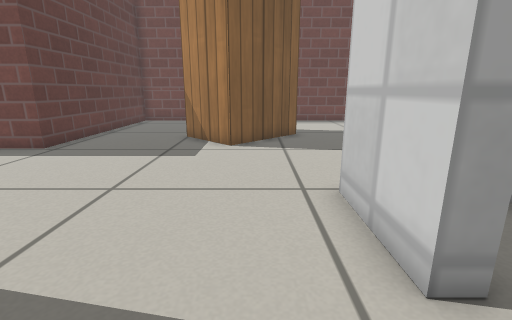
View 1 (above)

14 first-person views from a walk through a Gazebo world. The camera is 0.5 m above the floor, tilts 14° down and sees 85° across. The floor is counted in squares, 0.25 m on a side. Each view is taken from the middle of a square. On the plan, view 1 faces up. The plan holds only what a view shows up to about 16 squares ahead; the rest is blank. The place goes on beyond the plan. Gazebo's built-in surfaces are drawn with simple patterns.

View 2
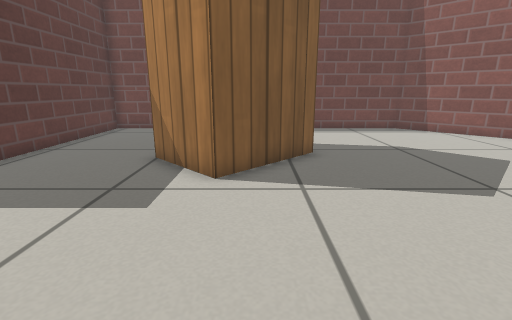

View 3
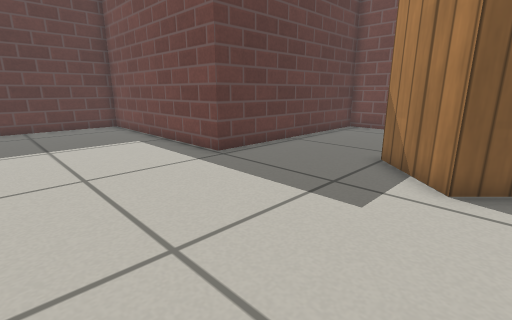

View 4
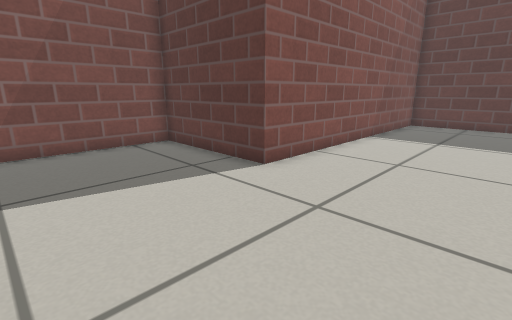

View 5
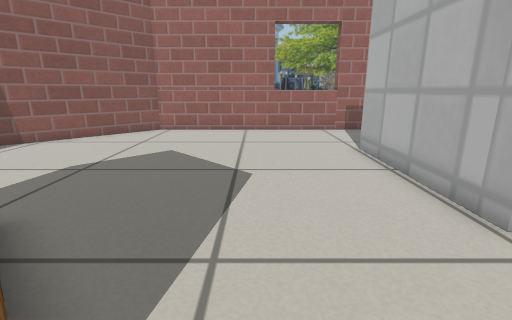

View 6
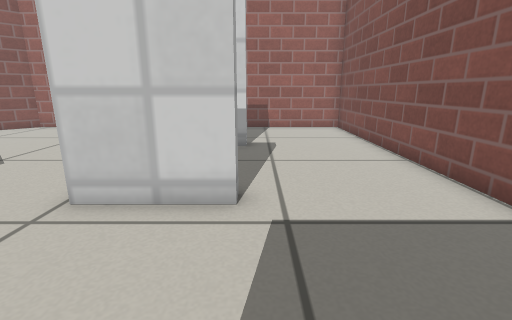

View 7
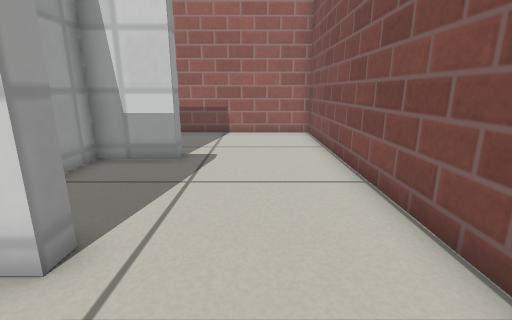

View 8
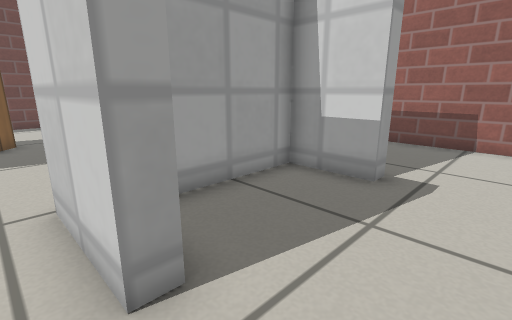

View 9
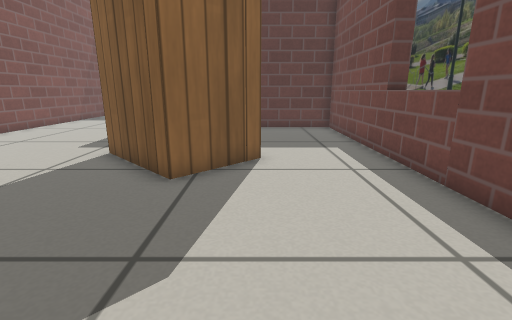

View 10
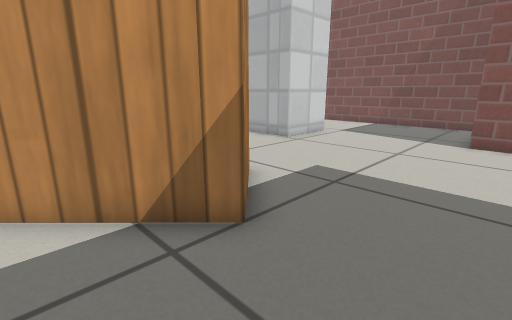

View 11
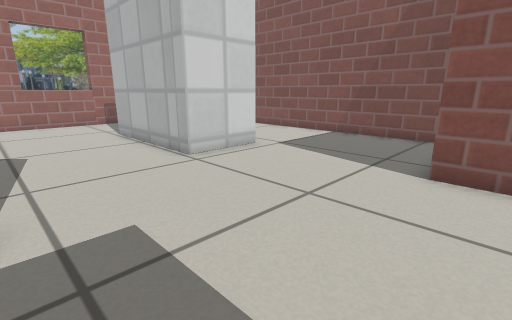

View 12
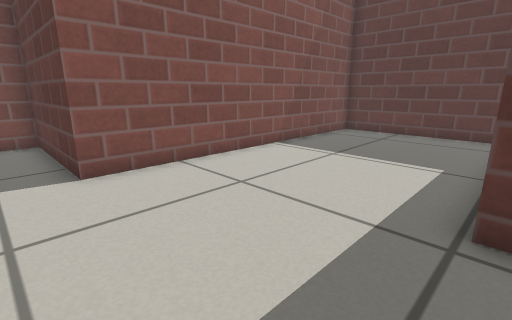

View 13
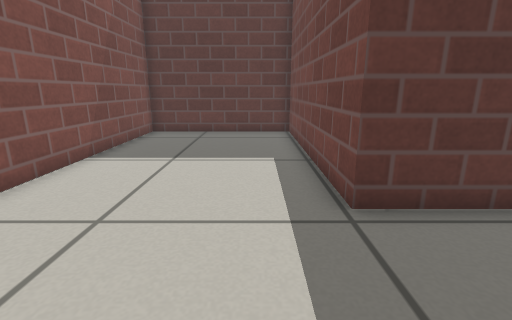

View 14
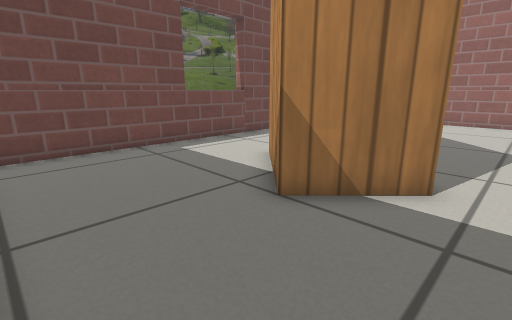

### Floor plan
Points are (right, up) in squares from view 1. A wall is a line through its corners. A room is listed if a view was taken in it or the views show most of it. See-through windows are left out.
Room 1 (views 1, 2, 3, 4, 5, 6, 7, 8, 9, 10, 11, 12, 13, 14)
walls: (-0.9, 10.2) (-3.1, 12.3) (-0.2, 15.1) (1.9, 13) (-0.9, 10.2); (2.4, 2.3) (1.7, 2.3) (1.7, 5.3) (7.7, 5.3); (-4.5, 2.9) (-4.5, -2.5) (12.6, -2.5) (12.6, 14) (7.5, 19.1) (-7.5, 19.1) (-7.5, 9.7) (-16.9, 9.7) (-16.9, 2.9) (-4.5, 2.9); (7.7, 2.3) (7.1, 2.3) (7.1, 4.7) (3.5, 4.7)

Positions as (right, up) in squares from view 1, and headings:
1: (0, 0), facing up
2: (0, 4), facing up
3: (0, 4), facing up-left
4: (1, 8), facing down-left
5: (-2, 9), facing right
6: (-3, 2), facing right
7: (-1, 0), facing right
8: (1, 0), facing up-right
9: (8, 15), facing left
10: (-6, 15), facing down-right
11: (-6, 10), facing down-right
12: (-3, 10), facing down-left
13: (-3, 8), facing left
14: (-7, 9), facing up-right
